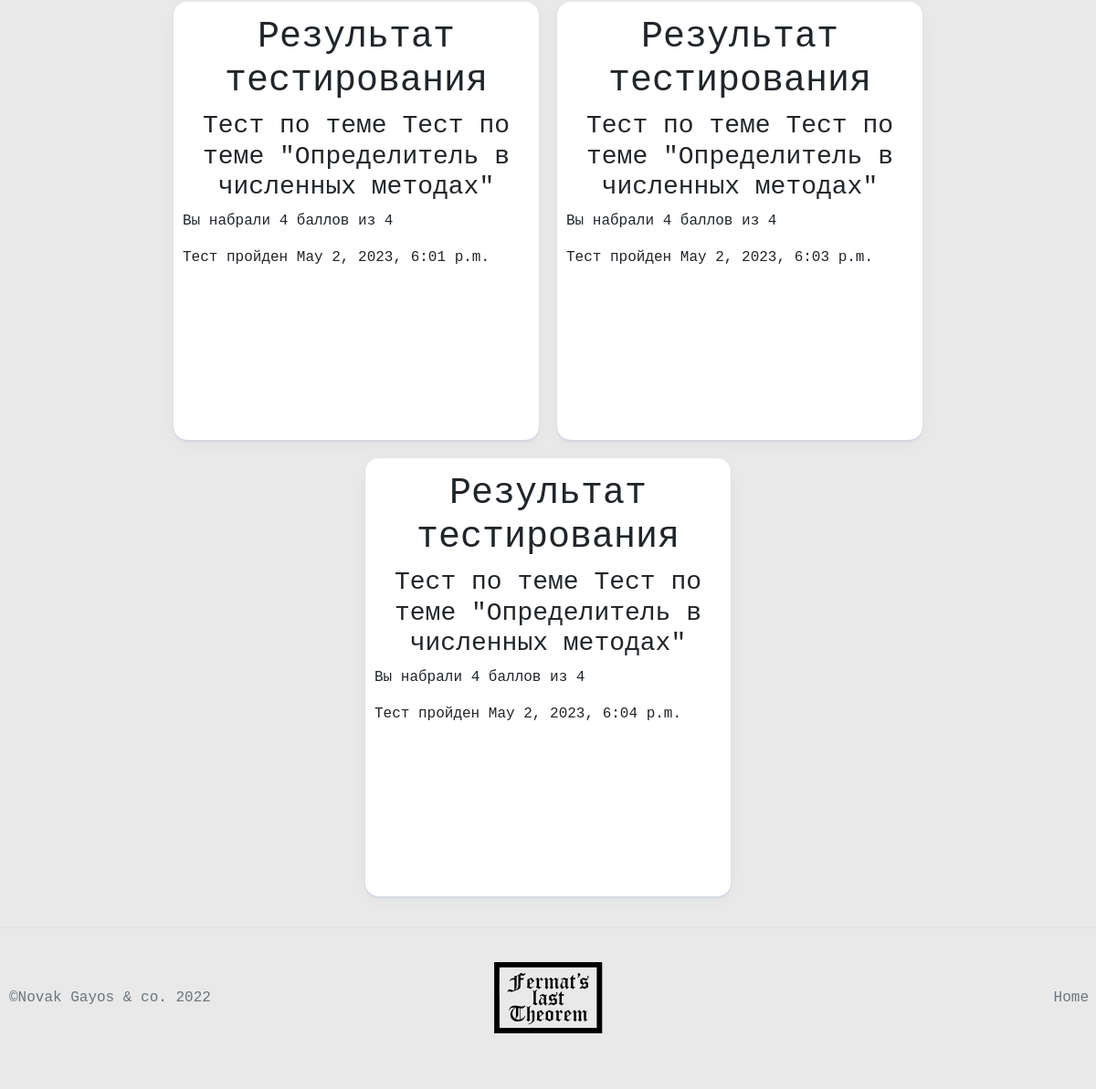
The page /profile/ (signed in, lower part) on the database as committed earlier.
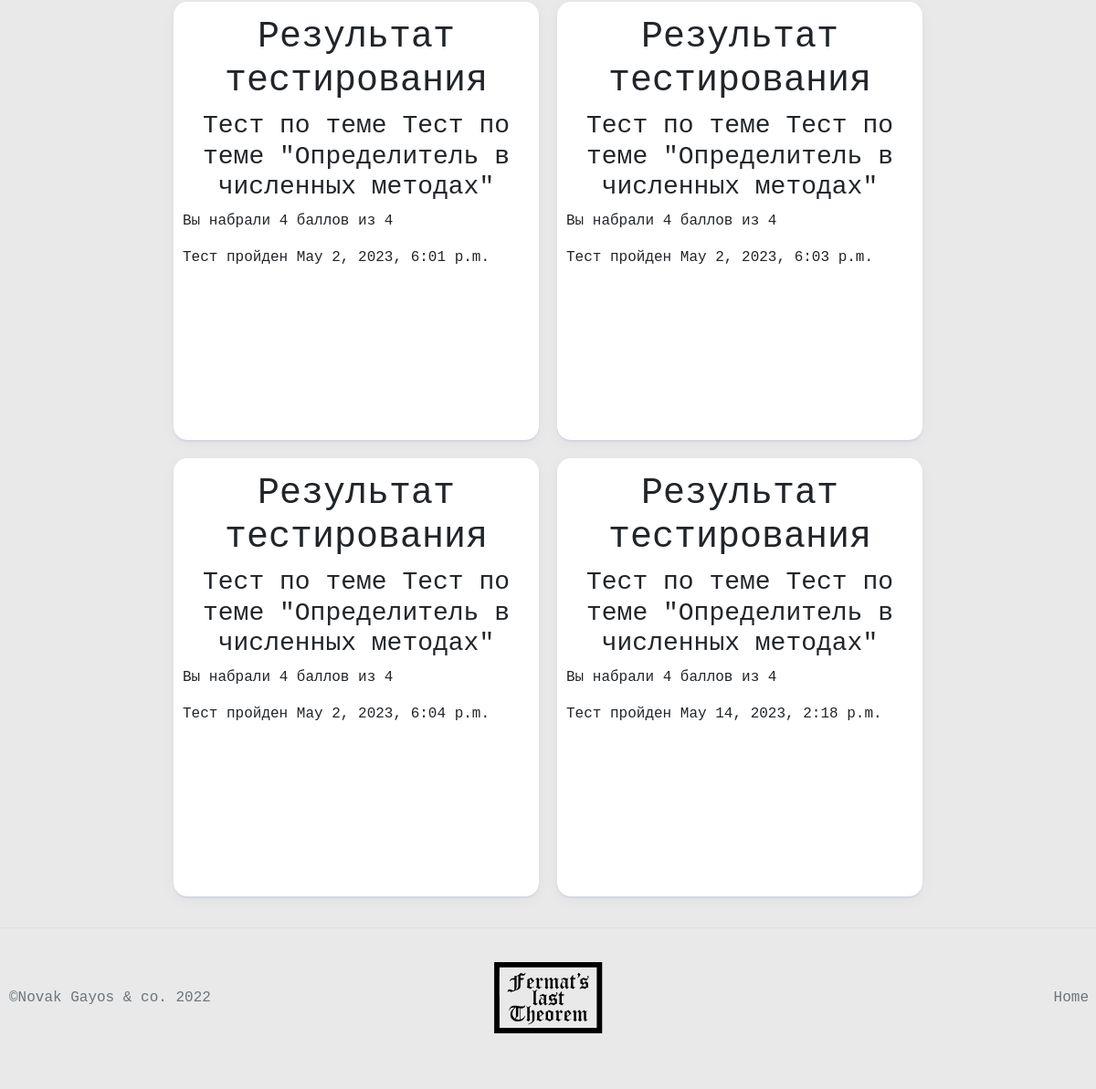
The same page on the database as committed later.
### main/models.py (models this page shows, shortened)
class QuizResult(models.Model):
    quiz = models.ForeignKey(Quiz, on_delete=models.CASCADE)
    user = models.ForeignKey(User, on_delete=models.CASCADE)
    score = models.IntegerField()
    total = models.IntegerField()
    date_taken = models.DateTimeField(auto_now_add=True)

class Quiz(models.Model):
    title = models.CharField(max_length=100)
    description = models.TextField()
    def __str__(self):
        return f"Тест по теме {self.title}"

### main/views.py (the view)
# urls.py: path('profile/', views.profile),
@login_required
def profile(request):
    context = base_context(request)
    context["site_name"] = "Личный кабинет"
    results = QuizResult.objects.filter(user=request.user)
    context["results"] = results
    return render (request,'personal.html',context)

### main/views.py (called while the page is built)
def base_context(request):
    context = dict()
    context['user'] = request.user
    return context

### main/templates/personal.html (shortened to what this page needs)
{% extends 'base.html' %}
{% load static %}
{% block content %}
{% if request.user.is_authenticated %}
<section class="container">
  {% for i in results %}
  <div class="card1">
    <h1 style="text-align: center;">Результат тестирования</h1>
    <h3 style="text-align: center;">{{i.quiz}}</h3>
    <p>Вы набрали {{i.score}} баллов из {{i.total}}</p>
    <p>Тест пройден {{i.date_taken}}</p>
  </div>
  {% endfor %}
</section>
{% endif %}
{% endblock content %}

Rows that differ between the two databases and show on the page:
added QuizResult: quiz "Тест по теме Тест по теме \"Определитель в численных методах\"", score "4", total "4", date_taken "May 14, 2023, 2:18 p.m."
